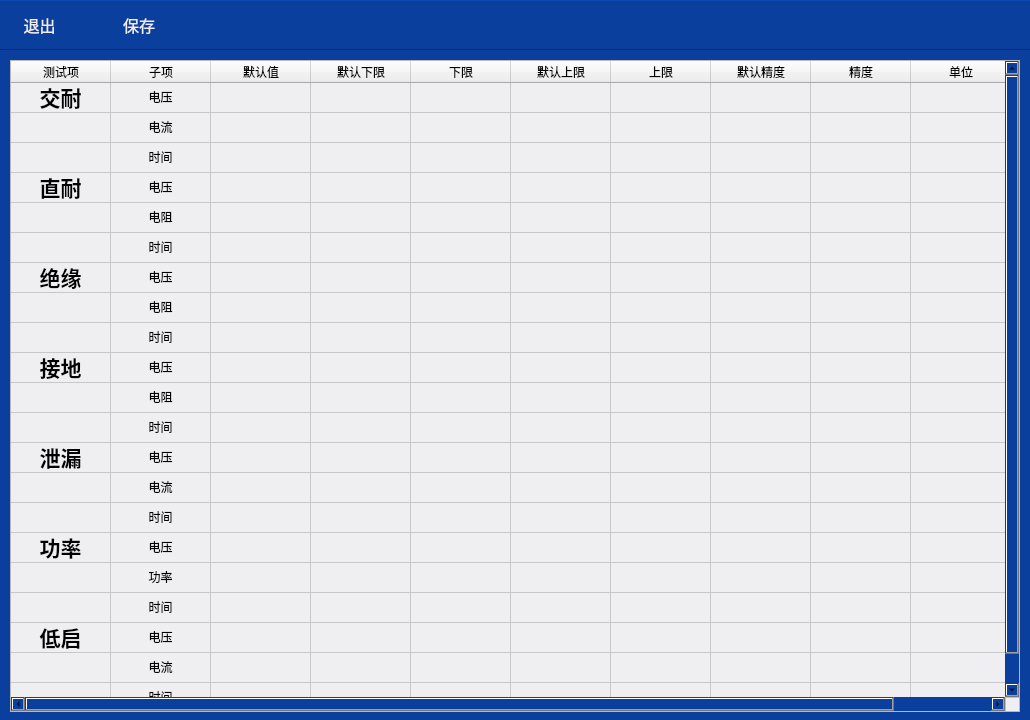
<?xml version="1.0" encoding="UTF-8"?>
<ui version="4.0">
 <class>range</class>
 <widget class="QWidget" name="range">
  <property name="geometry">
   <rect>
    <x>0</x>
    <y>0</y>
    <width>1030</width>
    <height>720</height>
   </rect>
  </property>
  <property name="windowTitle">
   <string>量程设置</string>
  </property>
  <property name="styleSheet">
   <string notr="true">QWidget
{
background-color: rgb(11,63,158);
}</string>
  </property>
  <widget class="QFrame" name="frame">
   <property name="geometry">
    <rect>
     <x>0</x>
     <y>0</y>
     <width>1050</width>
     <height>50</height>
    </rect>
   </property>
   <property name="frameShape">
    <enum>QFrame::Panel</enum>
   </property>
   <property name="frameShadow">
    <enum>QFrame::Raised</enum>
   </property>
   <widget class="QToolButton" name="toolButton_2">
    <property name="geometry">
     <rect>
      <x>0</x>
      <y>1</y>
      <width>79</width>
      <height>48</height>
     </rect>
    </property>
    <property name="font">
     <font>
      <family>微软雅黑</family>
      <pointsize>12</pointsize>
     </font>
    </property>
    <property name="styleSheet">
     <string notr="true">color: rgb(239, 239, 241);
border:0px;</string>
    </property>
    <property name="text">
     <string>退出</string>
    </property>
    <property name="icon">
     <iconset resource="../../zongceTest/login/picture.qrc">
      <normaloff>:/resource/left-32.png</normaloff>:/resource/left-32.png</iconset>
    </property>
    <property name="iconSize">
     <size>
      <width>30</width>
      <height>30</height>
     </size>
    </property>
    <property name="toolButtonStyle">
     <enum>Qt::ToolButtonTextBesideIcon</enum>
    </property>
   </widget>
   <widget class="QToolButton" name="toolButton_3">
    <property name="geometry">
     <rect>
      <x>99</x>
      <y>1</y>
      <width>80</width>
      <height>48</height>
     </rect>
    </property>
    <property name="font">
     <font>
      <family>微软雅黑</family>
      <pointsize>12</pointsize>
     </font>
    </property>
    <property name="whatsThis">
     <string/>
    </property>
    <property name="styleSheet">
     <string notr="true">color: rgb(239, 239, 241);
border:0px;</string>
    </property>
    <property name="text">
     <string>保存</string>
    </property>
    <property name="icon">
     <iconset resource="../../zongceTest/login/picture.qrc">
      <normaloff>:/resource/保存.png</normaloff>:/resource/保存.png</iconset>
    </property>
    <property name="iconSize">
     <size>
      <width>30</width>
      <height>30</height>
     </size>
    </property>
    <property name="toolButtonStyle">
     <enum>Qt::ToolButtonTextBesideIcon</enum>
    </property>
   </widget>
  </widget>
  <widget class="QTableWidget" name="tableWidget">
   <property name="geometry">
    <rect>
     <x>10</x>
     <y>60</y>
     <width>1010</width>
     <height>652</height>
    </rect>
   </property>
   <property name="styleSheet">
    <string notr="true">background-color: rgb(239, 239, 241);</string>
   </property>
   <property name="editTriggers">
    <set>QAbstractItemView::AnyKeyPressed|QAbstractItemView::DoubleClicked|QAbstractItemView::EditKeyPressed|QAbstractItemView::SelectedClicked</set>
   </property>
   <attribute name="horizontalHeaderDefaultSectionSize">
    <number>100</number>
   </attribute>
   <attribute name="horizontalHeaderStretchLastSection">
    <bool>true</bool>
   </attribute>
   <attribute name="verticalHeaderVisible">
    <bool>false</bool>
   </attribute>
   <row>
    <property name="text">
     <string/>
    </property>
   </row>
   <row>
    <property name="text">
     <string/>
    </property>
   </row>
   <row>
    <property name="text">
     <string/>
    </property>
   </row>
   <row>
    <property name="text">
     <string>新建行</string>
    </property>
   </row>
   <row>
    <property name="text">
     <string>新建行</string>
    </property>
   </row>
   <row>
    <property name="text">
     <string>新建行</string>
    </property>
   </row>
   <row>
    <property name="text">
     <string>新建行</string>
    </property>
   </row>
   <row>
    <property name="text">
     <string>新建行</string>
    </property>
   </row>
   <row>
    <property name="text">
     <string>新建行</string>
    </property>
   </row>
   <row>
    <property name="text">
     <string>新建行</string>
    </property>
   </row>
   <row>
    <property name="text">
     <string>新建行</string>
    </property>
   </row>
   <row>
    <property name="text">
     <string>新建行</string>
    </property>
   </row>
   <row>
    <property name="text">
     <string>新建行</string>
    </property>
   </row>
   <row>
    <property name="text">
     <string>新建行</string>
    </property>
   </row>
   <row>
    <property name="text">
     <string>新建行</string>
    </property>
   </row>
   <row>
    <property name="text">
     <string>新建行</string>
    </property>
   </row>
   <row>
    <property name="text">
     <string>新建行</string>
    </property>
   </row>
   <row>
    <property name="text">
     <string>新建行</string>
    </property>
   </row>
   <row>
    <property name="text">
     <string>新建行</string>
    </property>
   </row>
   <row>
    <property name="text">
     <string>新建行</string>
    </property>
   </row>
   <row>
    <property name="text">
     <string>新建行</string>
    </property>
   </row>
   <column>
    <property name="text">
     <string>测试项</string>
    </property>
    <property name="textAlignment">
     <set>AlignCenter</set>
    </property>
   </column>
   <column>
    <property name="text">
     <string>子项</string>
    </property>
    <property name="textAlignment">
     <set>AlignCenter</set>
    </property>
   </column>
   <column>
    <property name="text">
     <string>默认值</string>
    </property>
    <property name="textAlignment">
     <set>AlignCenter</set>
    </property>
   </column>
   <column>
    <property name="text">
     <string>默认下限</string>
    </property>
    <property name="textAlignment">
     <set>AlignCenter</set>
    </property>
   </column>
   <column>
    <property name="text">
     <string>下限</string>
    </property>
    <property name="textAlignment">
     <set>AlignCenter</set>
    </property>
   </column>
   <column>
    <property name="text">
     <string>默认上限</string>
    </property>
    <property name="textAlignment">
     <set>AlignCenter</set>
    </property>
   </column>
   <column>
    <property name="text">
     <string>上限</string>
    </property>
    <property name="textAlignment">
     <set>AlignCenter</set>
    </property>
   </column>
   <column>
    <property name="text">
     <string>默认精度</string>
    </property>
    <property name="textAlignment">
     <set>AlignCenter</set>
    </property>
   </column>
   <column>
    <property name="text">
     <string>精度</string>
    </property>
    <property name="textAlignment">
     <set>AlignCenter</set>
    </property>
   </column>
   <column>
    <property name="text">
     <string>单位</string>
    </property>
    <property name="textAlignment">
     <set>AlignCenter</set>
    </property>
   </column>
   <item row="0" column="0">
    <property name="text">
     <string>交耐</string>
    </property>
    <property name="font">
     <font>
      <pointsize>16</pointsize>
      <weight>75</weight>
      <bold>true</bold>
     </font>
    </property>
    <property name="textAlignment">
     <set>AlignCenter</set>
    </property>
   </item>
   <item row="0" column="1">
    <property name="text">
     <string>电压</string>
    </property>
    <property name="textAlignment">
     <set>AlignCenter</set>
    </property>
   </item>
   <item row="0" column="2">
    <property name="text">
     <string/>
    </property>
    <property name="textAlignment">
     <set>AlignCenter</set>
    </property>
   </item>
   <item row="0" column="3">
    <property name="text">
     <string/>
    </property>
    <property name="textAlignment">
     <set>AlignCenter</set>
    </property>
   </item>
   <item row="0" column="4">
    <property name="text">
     <string/>
    </property>
    <property name="textAlignment">
     <set>AlignCenter</set>
    </property>
   </item>
   <item row="0" column="5">
    <property name="text">
     <string/>
    </property>
    <property name="textAlignment">
     <set>AlignCenter</set>
    </property>
   </item>
   <item row="0" column="6">
    <property name="text">
     <string/>
    </property>
    <property name="textAlignment">
     <set>AlignCenter</set>
    </property>
   </item>
   <item row="0" column="7">
    <property name="text">
     <string/>
    </property>
    <property name="textAlignment">
     <set>AlignCenter</set>
    </property>
   </item>
   <item row="0" column="8">
    <property name="text">
     <string/>
    </property>
    <property name="textAlignment">
     <set>AlignCenter</set>
    </property>
   </item>
   <item row="0" column="9">
    <property name="text">
     <string/>
    </property>
    <property name="font">
     <font>
      <pointsize>16</pointsize>
      <weight>75</weight>
      <bold>true</bold>
     </font>
    </property>
    <property name="textAlignment">
     <set>AlignCenter</set>
    </property>
   </item>
   <item row="1" column="1">
    <property name="text">
     <string>电流</string>
    </property>
    <property name="textAlignment">
     <set>AlignCenter</set>
    </property>
   </item>
   <item row="1" column="2">
    <property name="text">
     <string/>
    </property>
    <property name="textAlignment">
     <set>AlignCenter</set>
    </property>
   </item>
   <item row="1" column="3">
    <property name="text">
     <string/>
    </property>
    <property name="textAlignment">
     <set>AlignCenter</set>
    </property>
   </item>
   <item row="1" column="4">
    <property name="text">
     <string/>
    </property>
    <property name="textAlignment">
     <set>AlignCenter</set>
    </property>
   </item>
   <item row="1" column="5">
    <property name="text">
     <string/>
    </property>
    <property name="textAlignment">
     <set>AlignCenter</set>
    </property>
   </item>
   <item row="1" column="6">
    <property name="text">
     <string/>
    </property>
    <property name="textAlignment">
     <set>AlignCenter</set>
    </property>
   </item>
   <item row="1" column="7">
    <property name="text">
     <string/>
    </property>
    <property name="textAlignment">
     <set>AlignCenter</set>
    </property>
   </item>
   <item row="1" column="8">
    <property name="text">
     <string/>
    </property>
    <property name="textAlignment">
     <set>AlignCenter</set>
    </property>
   </item>
   <item row="1" column="9">
    <property name="text">
     <string/>
    </property>
    <property name="textAlignment">
     <set>AlignCenter</set>
    </property>
   </item>
   <item row="2" column="1">
    <property name="text">
     <string>时间</string>
    </property>
    <property name="textAlignment">
     <set>AlignCenter</set>
    </property>
   </item>
   <item row="2" column="2">
    <property name="text">
     <string/>
    </property>
    <property name="textAlignment">
     <set>AlignCenter</set>
    </property>
   </item>
   <item row="2" column="3">
    <property name="text">
     <string/>
    </property>
    <property name="textAlignment">
     <set>AlignCenter</set>
    </property>
   </item>
   <item row="2" column="4">
    <property name="text">
     <string/>
    </property>
    <property name="textAlignment">
     <set>AlignCenter</set>
    </property>
   </item>
   <item row="2" column="5">
    <property name="text">
     <string/>
    </property>
    <property name="textAlignment">
     <set>AlignCenter</set>
    </property>
   </item>
   <item row="2" column="6">
    <property name="text">
     <string/>
    </property>
    <property name="textAlignment">
     <set>AlignCenter</set>
    </property>
   </item>
   <item row="2" column="7">
    <property name="text">
     <string/>
    </property>
    <property name="textAlignment">
     <set>AlignCenter</set>
    </property>
   </item>
   <item row="2" column="8">
    <property name="text">
     <string/>
    </property>
    <property name="textAlignment">
     <set>AlignCenter</set>
    </property>
   </item>
   <item row="2" column="9">
    <property name="text">
     <string/>
    </property>
    <property name="textAlignment">
     <set>AlignCenter</set>
    </property>
   </item>
   <item row="3" column="0">
    <property name="text">
     <string>直耐</string>
    </property>
    <property name="font">
     <font>
      <pointsize>16</pointsize>
      <weight>75</weight>
      <bold>true</bold>
     </font>
    </property>
    <property name="textAlignment">
     <set>AlignCenter</set>
    </property>
   </item>
   <item row="3" column="1">
    <property name="text">
     <string>电压</string>
    </property>
    <property name="textAlignment">
     <set>AlignCenter</set>
    </property>
   </item>
   <item row="3" column="2">
    <property name="text">
     <string/>
    </property>
    <property name="textAlignment">
     <set>AlignCenter</set>
    </property>
   </item>
   <item row="3" column="3">
    <property name="text">
     <string/>
    </property>
    <property name="textAlignment">
     <set>AlignCenter</set>
    </property>
   </item>
   <item row="3" column="4">
    <property name="text">
     <string/>
    </property>
    <property name="textAlignment">
     <set>AlignCenter</set>
    </property>
   </item>
   <item row="3" column="5">
    <property name="text">
     <string/>
    </property>
    <property name="textAlignment">
     <set>AlignCenter</set>
    </property>
   </item>
   <item row="3" column="6">
    <property name="text">
     <string/>
    </property>
    <property name="textAlignment">
     <set>AlignCenter</set>
    </property>
   </item>
   <item row="3" column="7">
    <property name="text">
     <string/>
    </property>
    <property name="textAlignment">
     <set>AlignCenter</set>
    </property>
   </item>
   <item row="3" column="8">
    <property name="text">
     <string/>
    </property>
    <property name="textAlignment">
     <set>AlignCenter</set>
    </property>
   </item>
   <item row="3" column="9">
    <property name="text">
     <string/>
    </property>
    <property name="textAlignment">
     <set>AlignCenter</set>
    </property>
   </item>
   <item row="4" column="1">
    <property name="text">
     <string>电阻</string>
    </property>
    <property name="textAlignment">
     <set>AlignCenter</set>
    </property>
   </item>
   <item row="4" column="2">
    <property name="text">
     <string/>
    </property>
    <property name="textAlignment">
     <set>AlignCenter</set>
    </property>
   </item>
   <item row="4" column="3">
    <property name="text">
     <string/>
    </property>
    <property name="textAlignment">
     <set>AlignCenter</set>
    </property>
   </item>
   <item row="4" column="4">
    <property name="text">
     <string/>
    </property>
    <property name="textAlignment">
     <set>AlignCenter</set>
    </property>
   </item>
   <item row="4" column="5">
    <property name="text">
     <string/>
    </property>
    <property name="textAlignment">
     <set>AlignCenter</set>
    </property>
   </item>
   <item row="4" column="6">
    <property name="text">
     <string/>
    </property>
    <property name="textAlignment">
     <set>AlignCenter</set>
    </property>
   </item>
   <item row="4" column="7">
    <property name="text">
     <string/>
    </property>
    <property name="textAlignment">
     <set>AlignCenter</set>
    </property>
   </item>
   <item row="4" column="8">
    <property name="text">
     <string/>
    </property>
    <property name="textAlignment">
     <set>AlignCenter</set>
    </property>
   </item>
   <item row="4" column="9">
    <property name="text">
     <string/>
    </property>
    <property name="textAlignment">
     <set>AlignCenter</set>
    </property>
   </item>
   <item row="5" column="1">
    <property name="text">
     <string>时间</string>
    </property>
    <property name="textAlignment">
     <set>AlignCenter</set>
    </property>
   </item>
   <item row="5" column="2">
    <property name="textAlignment">
     <set>AlignCenter</set>
    </property>
   </item>
   <item row="5" column="3">
    <property name="textAlignment">
     <set>AlignCenter</set>
    </property>
   </item>
   <item row="5" column="4">
    <property name="textAlignment">
     <set>AlignCenter</set>
    </property>
   </item>
   <item row="5" column="5">
    <property name="textAlignment">
     <set>AlignCenter</set>
    </property>
   </item>
   <item row="5" column="6">
    <property name="textAlignment">
     <set>AlignCenter</set>
    </property>
   </item>
   <item row="5" column="7">
    <property name="textAlignment">
     <set>AlignCenter</set>
    </property>
   </item>
   <item row="5" column="8">
    <property name="textAlignment">
     <set>AlignCenter</set>
    </property>
   </item>
   <item row="5" column="9">
    <property name="textAlignment">
     <set>AlignCenter</set>
    </property>
   </item>
   <item row="6" column="0">
    <property name="text">
     <string>绝缘</string>
    </property>
    <property name="font">
     <font>
      <pointsize>16</pointsize>
      <weight>75</weight>
      <bold>true</bold>
     </font>
    </property>
    <property name="textAlignment">
     <set>AlignCenter</set>
    </property>
   </item>
   <item row="6" column="1">
    <property name="text">
     <string>电压</string>
    </property>
    <property name="textAlignment">
     <set>AlignCenter</set>
    </property>
   </item>
   <item row="6" column="2">
    <property name="textAlignment">
     <set>AlignCenter</set>
    </property>
   </item>
   <item row="6" column="3">
    <property name="textAlignment">
     <set>AlignCenter</set>
    </property>
   </item>
   <item row="6" column="4">
    <property name="textAlignment">
     <set>AlignCenter</set>
    </property>
   </item>
   <item row="6" column="5">
    <property name="textAlignment">
     <set>AlignCenter</set>
    </property>
   </item>
   <item row="6" column="6">
    <property name="textAlignment">
     <set>AlignCenter</set>
    </property>
   </item>
   <item row="6" column="7">
    <property name="textAlignment">
     <set>AlignCenter</set>
    </property>
   </item>
   <item row="6" column="8">
    <property name="textAlignment">
     <set>AlignCenter</set>
    </property>
   </item>
   <item row="6" column="9">
    <property name="textAlignment">
     <set>AlignCenter</set>
    </property>
   </item>
   <item row="7" column="1">
    <property name="text">
     <string>电阻</string>
    </property>
    <property name="textAlignment">
     <set>AlignCenter</set>
    </property>
   </item>
   <item row="7" column="2">
    <property name="textAlignment">
     <set>AlignCenter</set>
    </property>
   </item>
   <item row="7" column="3">
    <property name="textAlignment">
     <set>AlignCenter</set>
    </property>
   </item>
   <item row="7" column="4">
    <property name="textAlignment">
     <set>AlignCenter</set>
    </property>
   </item>
   <item row="7" column="5">
    <property name="textAlignment">
     <set>AlignCenter</set>
    </property>
   </item>
   <item row="7" column="6">
    <property name="textAlignment">
     <set>AlignCenter</set>
    </property>
   </item>
   <item row="7" column="7">
    <property name="textAlignment">
     <set>AlignCenter</set>
    </property>
   </item>
   <item row="7" column="8">
    <property name="textAlignment">
     <set>AlignCenter</set>
    </property>
   </item>
   <item row="7" column="9">
    <property name="textAlignment">
     <set>AlignCenter</set>
    </property>
   </item>
   <item row="8" column="1">
    <property name="text">
     <string>时间</string>
    </property>
    <property name="textAlignment">
     <set>AlignCenter</set>
    </property>
   </item>
   <item row="8" column="2">
    <property name="textAlignment">
     <set>AlignCenter</set>
    </property>
   </item>
   <item row="8" column="3">
    <property name="textAlignment">
     <set>AlignCenter</set>
    </property>
   </item>
   <item row="8" column="4">
    <property name="textAlignment">
     <set>AlignCenter</set>
    </property>
   </item>
   <item row="8" column="5">
    <property name="textAlignment">
     <set>AlignCenter</set>
    </property>
   </item>
   <item row="8" column="6">
    <property name="textAlignment">
     <set>AlignCenter</set>
    </property>
   </item>
   <item row="8" column="7">
    <property name="textAlignment">
     <set>AlignCenter</set>
    </property>
   </item>
   <item row="8" column="8">
    <property name="textAlignment">
     <set>AlignCenter</set>
    </property>
   </item>
   <item row="8" column="9">
    <property name="textAlignment">
     <set>AlignCenter</set>
    </property>
   </item>
   <item row="9" column="0">
    <property name="text">
     <string>接地</string>
    </property>
    <property name="font">
     <font>
      <pointsize>16</pointsize>
      <weight>75</weight>
      <bold>true</bold>
     </font>
    </property>
    <property name="textAlignment">
     <set>AlignCenter</set>
    </property>
   </item>
   <item row="9" column="1">
    <property name="text">
     <string>电压</string>
    </property>
    <property name="textAlignment">
     <set>AlignCenter</set>
    </property>
   </item>
   <item row="9" column="2">
    <property name="textAlignment">
     <set>AlignCenter</set>
    </property>
   </item>
   <item row="9" column="3">
    <property name="textAlignment">
     <set>AlignCenter</set>
    </property>
   </item>
   <item row="9" column="4">
    <property name="textAlignment">
     <set>AlignCenter</set>
    </property>
   </item>
   <item row="9" column="5">
    <property name="textAlignment">
     <set>AlignCenter</set>
    </property>
   </item>
   <item row="9" column="6">
    <property name="textAlignment">
     <set>AlignCenter</set>
    </property>
   </item>
   <item row="9" column="7">
    <property name="textAlignment">
     <set>AlignCenter</set>
    </property>
   </item>
   <item row="9" column="8">
    <property name="textAlignment">
     <set>AlignCenter</set>
    </property>
   </item>
   <item row="9" column="9">
    <property name="textAlignment">
     <set>AlignCenter</set>
    </property>
   </item>
   <item row="10" column="1">
    <property name="text">
     <string>电阻</string>
    </property>
    <property name="textAlignment">
     <set>AlignCenter</set>
    </property>
   </item>
   <item row="10" column="2">
    <property name="textAlignment">
     <set>AlignCenter</set>
    </property>
   </item>
   <item row="10" column="3">
    <property name="textAlignment">
     <set>AlignCenter</set>
    </property>
   </item>
   <item row="10" column="4">
    <property name="textAlignment">
     <set>AlignCenter</set>
    </property>
   </item>
   <item row="10" column="5">
    <property name="textAlignment">
     <set>AlignCenter</set>
    </property>
   </item>
   <item row="10" column="6">
    <property name="textAlignment">
     <set>AlignCenter</set>
    </property>
   </item>
   <item row="10" column="7">
    <property name="textAlignment">
     <set>AlignCenter</set>
    </property>
   </item>
   <item row="10" column="8">
    <property name="textAlignment">
     <set>AlignCenter</set>
    </property>
   </item>
   <item row="10" column="9">
    <property name="textAlignment">
     <set>AlignCenter</set>
    </property>
   </item>
   <item row="11" column="1">
    <property name="text">
     <string>时间</string>
    </property>
    <property name="textAlignment">
     <set>AlignCenter</set>
    </property>
   </item>
   <item row="11" column="2">
    <property name="textAlignment">
     <set>AlignCenter</set>
    </property>
   </item>
   <item row="11" column="3">
    <property name="textAlignment">
     <set>AlignCenter</set>
    </property>
   </item>
   <item row="11" column="4">
    <property name="textAlignment">
     <set>AlignCenter</set>
    </property>
   </item>
   <item row="11" column="5">
    <property name="textAlignment">
     <set>AlignCenter</set>
    </property>
   </item>
   <item row="11" column="6">
    <property name="textAlignment">
     <set>AlignCenter</set>
    </property>
   </item>
   <item row="11" column="7">
    <property name="textAlignment">
     <set>AlignCenter</set>
    </property>
   </item>
   <item row="11" column="8">
    <property name="textAlignment">
     <set>AlignCenter</set>
    </property>
   </item>
   <item row="11" column="9">
    <property name="textAlignment">
     <set>AlignCenter</set>
    </property>
   </item>
   <item row="12" column="0">
    <property name="text">
     <string>泄漏</string>
    </property>
    <property name="font">
     <font>
      <pointsize>16</pointsize>
      <weight>75</weight>
      <bold>true</bold>
     </font>
    </property>
    <property name="textAlignment">
     <set>AlignCenter</set>
    </property>
   </item>
   <item row="12" column="1">
    <property name="text">
     <string>电压</string>
    </property>
    <property name="textAlignment">
     <set>AlignCenter</set>
    </property>
   </item>
   <item row="12" column="2">
    <property name="textAlignment">
     <set>AlignCenter</set>
    </property>
   </item>
   <item row="12" column="3">
    <property name="textAlignment">
     <set>AlignCenter</set>
    </property>
   </item>
   <item row="12" column="4">
    <property name="textAlignment">
     <set>AlignCenter</set>
    </property>
   </item>
   <item row="12" column="5">
    <property name="textAlignment">
     <set>AlignCenter</set>
    </property>
   </item>
   <item row="12" column="6">
    <property name="textAlignment">
     <set>AlignCenter</set>
    </property>
   </item>
   <item row="12" column="7">
    <property name="textAlignment">
     <set>AlignCenter</set>
    </property>
   </item>
   <item row="12" column="8">
    <property name="textAlignment">
     <set>AlignCenter</set>
    </property>
   </item>
   <item row="12" column="9">
    <property name="textAlignment">
     <set>AlignCenter</set>
    </property>
   </item>
   <item row="13" column="1">
    <property name="text">
     <string>电流</string>
    </property>
    <property name="textAlignment">
     <set>AlignCenter</set>
    </property>
   </item>
   <item row="13" column="2">
    <property name="textAlignment">
     <set>AlignCenter</set>
    </property>
   </item>
   <item row="13" column="3">
    <property name="textAlignment">
     <set>AlignCenter</set>
    </property>
   </item>
   <item row="13" column="4">
    <property name="textAlignment">
     <set>AlignCenter</set>
    </property>
   </item>
   <item row="13" column="5">
    <property name="textAlignment">
     <set>AlignCenter</set>
    </property>
   </item>
   <item row="13" column="6">
    <property name="textAlignment">
     <set>AlignCenter</set>
    </property>
   </item>
   <item row="13" column="7">
    <property name="textAlignment">
     <set>AlignCenter</set>
    </property>
   </item>
   <item row="13" column="8">
    <property name="textAlignment">
     <set>AlignCenter</set>
    </property>
   </item>
   <item row="13" column="9">
    <property name="textAlignment">
     <set>AlignCenter</set>
    </property>
   </item>
   <item row="14" column="1">
    <property name="text">
     <string>时间</string>
    </property>
    <property name="textAlignment">
     <set>AlignCenter</set>
    </property>
   </item>
   <item row="14" column="2">
    <property name="textAlignment">
     <set>AlignCenter</set>
    </property>
   </item>
   <item row="14" column="3">
    <property name="textAlignment">
     <set>AlignCenter</set>
    </property>
   </item>
   <item row="14" column="4">
    <property name="textAlignment">
     <set>AlignCenter</set>
    </property>
   </item>
   <item row="14" column="5">
    <property name="textAlignment">
     <set>AlignCenter</set>
    </property>
   </item>
   <item row="14" column="6">
    <property name="textAlignment">
     <set>AlignCenter</set>
    </property>
   </item>
   <item row="14" column="7">
    <property name="textAlignment">
     <set>AlignCenter</set>
    </property>
   </item>
   <item row="14" column="8">
    <property name="textAlignment">
     <set>AlignCenter</set>
    </property>
   </item>
   <item row="14" column="9">
    <property name="textAlignment">
     <set>AlignCenter</set>
    </property>
   </item>
   <item row="15" column="0">
    <property name="text">
     <string>功率</string>
    </property>
    <property name="font">
     <font>
      <pointsize>16</pointsize>
      <weight>75</weight>
      <bold>true</bold>
     </font>
    </property>
    <property name="textAlignment">
     <set>AlignCenter</set>
    </property>
   </item>
   <item row="15" column="1">
    <property name="text">
     <string>电压</string>
    </property>
    <property name="textAlignment">
     <set>AlignCenter</set>
    </property>
   </item>
   <item row="15" column="2">
    <property name="textAlignment">
     <set>AlignCenter</set>
    </property>
   </item>
   <item row="15" column="3">
    <property name="textAlignment">
     <set>AlignCenter</set>
    </property>
   </item>
   <item row="15" column="4">
    <property name="textAlignment">
     <set>AlignCenter</set>
    </property>
   </item>
   <item row="15" column="5">
    <property name="textAlignment">
     <set>AlignCenter</set>
    </property>
   </item>
   <item row="15" column="6">
    <property name="textAlignment">
     <set>AlignCenter</set>
    </property>
   </item>
   <item row="15" column="7">
    <property name="textAlignment">
     <set>AlignCenter</set>
    </property>
   </item>
   <item row="15" column="8">
    <property name="textAlignment">
     <set>AlignCenter</set>
    </property>
   </item>
   <item row="15" column="9">
    <property name="textAlignment">
     <set>AlignCenter</set>
    </property>
   </item>
   <item row="16" column="1">
    <property name="text">
     <string>功率</string>
    </property>
    <property name="textAlignment">
     <set>AlignCenter</set>
    </property>
   </item>
   <item row="16" column="2">
    <property name="textAlignment">
     <set>AlignCenter</set>
    </property>
   </item>
   <item row="16" column="3">
    <property name="textAlignment">
     <set>AlignCenter</set>
    </property>
   </item>
   <item row="16" column="4">
    <property name="textAlignment">
     <set>AlignCenter</set>
    </property>
   </item>
   <item row="16" column="5">
    <property name="textAlignment">
     <set>AlignCenter</set>
    </property>
   </item>
   <item row="16" column="6">
    <property name="textAlignment">
     <set>AlignCenter</set>
    </property>
   </item>
   <item row="16" column="7">
    <property name="textAlignment">
     <set>AlignCenter</set>
    </property>
   </item>
   <item row="16" column="8">
    <property name="textAlignment">
     <set>AlignCenter</set>
    </property>
   </item>
   <item row="16" column="9">
    <property name="textAlignment">
     <set>AlignCenter</set>
    </property>
   </item>
   <item row="17" column="1">
    <property name="text">
     <string>时间</string>
    </property>
    <property name="textAlignment">
     <set>AlignCenter</set>
    </property>
   </item>
   <item row="17" column="2">
    <property name="textAlignment">
     <set>AlignCenter</set>
    </property>
   </item>
   <item row="17" column="3">
    <property name="textAlignment">
     <set>AlignCenter</set>
    </property>
   </item>
   <item row="17" column="4">
    <property name="textAlignment">
     <set>AlignCenter</set>
    </property>
   </item>
   <item row="17" column="5">
    <property name="textAlignment">
     <set>AlignCenter</set>
    </property>
   </item>
   <item row="17" column="6">
    <property name="textAlignment">
     <set>AlignCenter</set>
    </property>
   </item>
   <item row="17" column="7">
    <property name="textAlignment">
     <set>AlignCenter</set>
    </property>
   </item>
   <item row="17" column="8">
    <property name="textAlignment">
     <set>AlignCenter</set>
    </property>
   </item>
   <item row="17" column="9">
    <property name="textAlignment">
     <set>AlignCenter</set>
    </property>
   </item>
   <item row="18" column="0">
    <property name="text">
     <string>低启</string>
    </property>
    <property name="font">
     <font>
      <pointsize>16</pointsize>
      <weight>75</weight>
      <bold>true</bold>
     </font>
    </property>
    <property name="textAlignment">
     <set>AlignCenter</set>
    </property>
   </item>
   <item row="18" column="1">
    <property name="text">
     <string>电压</string>
    </property>
    <property name="textAlignment">
     <set>AlignCenter</set>
    </property>
   </item>
   <item row="18" column="2">
    <property name="textAlignment">
     <set>AlignCenter</set>
    </property>
   </item>
   <item row="18" column="3">
    <property name="textAlignment">
     <set>AlignCenter</set>
    </property>
   </item>
   <item row="18" column="4">
    <property name="textAlignment">
     <set>AlignCenter</set>
    </property>
   </item>
   <item row="18" column="5">
    <property name="textAlignment">
     <set>AlignCenter</set>
    </property>
   </item>
   <item row="18" column="6">
    <property name="textAlignment">
     <set>AlignCenter</set>
    </property>
   </item>
   <item row="18" column="7">
    <property name="textAlignment">
     <set>AlignCenter</set>
    </property>
   </item>
   <item row="18" column="8">
    <property name="textAlignment">
     <set>AlignCenter</set>
    </property>
   </item>
   <item row="18" column="9">
    <property name="textAlignment">
     <set>AlignCenter</set>
    </property>
   </item>
   <item row="19" column="1">
    <property name="text">
     <string>电流</string>
    </property>
    <property name="textAlignment">
     <set>AlignCenter</set>
    </property>
   </item>
   <item row="19" column="2">
    <property name="textAlignment">
     <set>AlignCenter</set>
    </property>
   </item>
   <item row="19" column="3">
    <property name="textAlignment">
     <set>AlignCenter</set>
    </property>
   </item>
   <item row="19" column="4">
    <property name="textAlignment">
     <set>AlignCenter</set>
    </property>
   </item>
   <item row="19" column="5">
    <property name="textAlignment">
     <set>AlignCenter</set>
    </property>
   </item>
   <item row="19" column="6">
    <property name="textAlignment">
     <set>AlignCenter</set>
    </property>
   </item>
   <item row="19" column="7">
    <property name="textAlignment">
     <set>AlignCenter</set>
    </property>
   </item>
   <item row="19" column="8">
    <property name="textAlignment">
     <set>AlignCenter</set>
    </property>
   </item>
   <item row="19" column="9">
    <property name="textAlignment">
     <set>AlignCenter</set>
    </property>
   </item>
   <item row="20" column="1">
    <property name="text">
     <string>时间</string>
    </property>
    <property name="textAlignment">
     <set>AlignCenter</set>
    </property>
   </item>
   <item row="20" column="2">
    <property name="textAlignment">
     <set>AlignCenter</set>
    </property>
   </item>
   <item row="20" column="3">
    <property name="textAlignment">
     <set>AlignCenter</set>
    </property>
   </item>
   <item row="20" column="4">
    <property name="textAlignment">
     <set>AlignCenter</set>
    </property>
   </item>
   <item row="20" column="5">
    <property name="textAlignment">
     <set>AlignCenter</set>
    </property>
   </item>
   <item row="20" column="6">
    <property name="textAlignment">
     <set>AlignCenter</set>
    </property>
   </item>
   <item row="20" column="7">
    <property name="textAlignment">
     <set>AlignCenter</set>
    </property>
   </item>
   <item row="20" column="8">
    <property name="textAlignment">
     <set>AlignCenter</set>
    </property>
   </item>
   <item row="20" column="9">
    <property name="textAlignment">
     <set>AlignCenter</set>
    </property>
   </item>
  </widget>
 </widget>
 <resources>
  <include location="../../zongceTest/login/picture.qrc"/>
  <include location="image.qrc"/>
 </resources>
 <connections/>
</ui>
